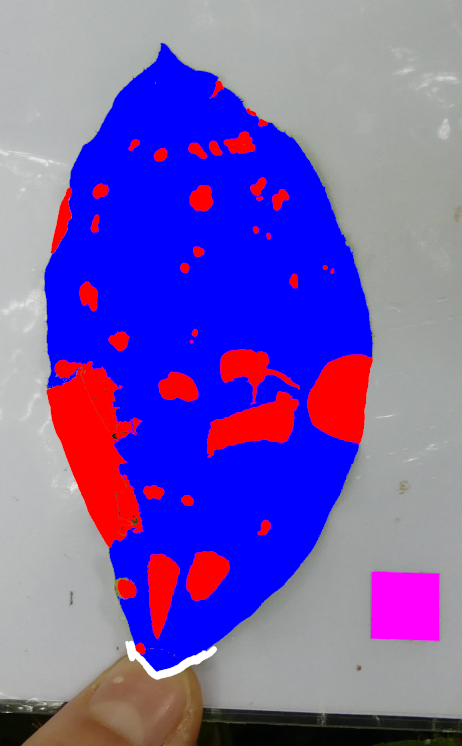
#> input picture example_photo_edited.png, 462 x 746 px; its folder holds 4 pictures in this run
$ python folderleaf.py
#> lines starting #> are read from the running program, lines starting #| are printed output that depends on the picture; after the words box and inside, x2 and y2 are one past the last pixel; in counts of white or black regions, pixels touching at a corner belong together
#!/usr/bin/python

## README ##################################################################
# 1. Install the python library "opencv"
# 2. Paint your leaf photos using EXACTLY the following colours (R, G, B):
#       Scales:             Magenta (255, 000, 255)
#       Healthy leaf area:  Blue    (000, 000, 255)
#       Damaged area:       Red     (255, 000, 000)
# 3. Save them in PNG file format
# 4. Run this script in the folder containing the photos
# 5. It will create a CSV file called "leaf_damage.csv"
############################################################################


## SETTINGS ################################################################
# Set scale size.
# It's unit will also be the output unit (eg. cm2).
scale_size = 1

# Accuracy of output (decimal places)
accuracy = 4
############################################################################


# Import necessary libraries
import cv2
import os
import csv
import numpy as np

# List all PNG files in the current folder
files = [x for x in os.listdir() if x.lower().endswith('.png')]
# Sort filenames alphabetically
files.sort()
count = len(files)

# Stop if no photos are found
if count == 0: print('No photos found in current folder. Make sure they are in PNG format!')
else:
    # Create a CSV file to write the results
    with open('leaf_damage.csv', 'w',  newline='') as csvfile:
        writer = csv.writer(csvfile)

        # Write a header row to the CSV file
        writer.writerow(['Filename', 'TotalLeafArea', 'DamageArea', 'DamagePercent'])
        print('Filename TotalLeafArea DamageArea DamagePercent')

        # Initialise counter for warnings
        warn_count = 0

        for idx in range(count):
            img = cv2.imread(files[idx])
#> img is the input picture: shape (746, 462, 3); mean B, G, R 178.1, 91.7, 115.6
            fileName = os.path.splitext(files[idx])[0]

            #damage
            red_pixel_count = cv2.countNonZero(cv2.inRange(img, (0,0,254), (0,0,255)))
#> red_pixel_count = 24613
            #leaf
            blue_pixel_count = cv2.countNonZero(cv2.inRange(img, (254,0,0), (255,0,0)))
#> blue_pixel_count = 111704
            #reference square
            magenta_pixel_count = cv2.countNonZero(cv2.inRange(img, (254,0,254), (255,0,255)))
#> magenta_pixel_count = 4436

            # Count number of scale squares to average them in case there are more than one
            # Define lower and upper bounds for the color of interest (magenta)
            lower_color = np.array([254,0,254])
            upper_color = np.array([255,0,255])

            # Create a mask based on the color threshold
            mask = cv2.inRange(img, lower_color, upper_color)
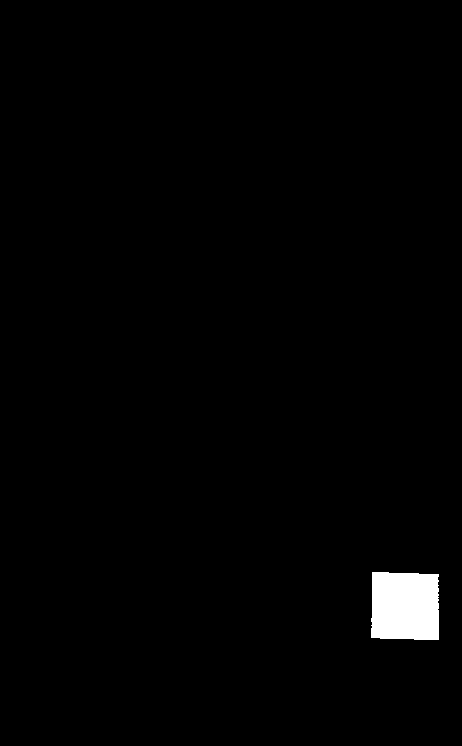
#> mask: shape (746, 462); 1.3% white; 1 white region

            # Find contours of objects in the mask
            contours, hierarchy = cv2.findContours(mask, cv2.RETR_EXTERNAL, cv2.CHAIN_APPROX_SIMPLE)
#> contours = 1 contour; box (x1, y1, x2, y2) and area: (371, 572, 439, 640) 4304

            # Count the number of objects that match the color of interest
            num_scales = len(contours)
#> num_scales = 1

            # Deal with some possible errors
            if num_scales == 0 or magenta_pixel_count == 0:
                print(f"{idx+1}/{count}: {fileName} WARNING: No scales detected")
                warn_count += 1
            elif blue_pixel_count == 0:
                print(f"{idx+1}/{count}: {fileName} WARNING: No leaf detected")
                warn_count += 1
            else:
                # Calculate average of scale sizes
                magenta_pixel_count = magenta_pixel_count/num_scales
                # Calculate values from pixel counts
                total_leaf_area = round((red_pixel_count+blue_pixel_count)/(magenta_pixel_count/scale_size), accuracy)
#> total_leaf_area = 30.73
                damage_area = round(red_pixel_count/(magenta_pixel_count/scale_size), accuracy)
#> damage_area = 5.55
                damage_percent = round(red_pixel_count/(blue_pixel_count+red_pixel_count)*100, accuracy)
#> damage_percent = 18.06
                # Write row into CSV file
                writer.writerow([fileName, total_leaf_area, damage_area, damage_percent])
                # Print in console
                print(f"{idx+1}/{count}: {fileName} {total_leaf_area} {damage_area} {damage_percent}")
#| 1/1: example_photo_edited 30.7297 5.5485 18.0557

        # Report warnings
        if warn_count == 0: print("Success!")
        else: print(f"Done. But {warn_count} photos skipped with warnings.")
